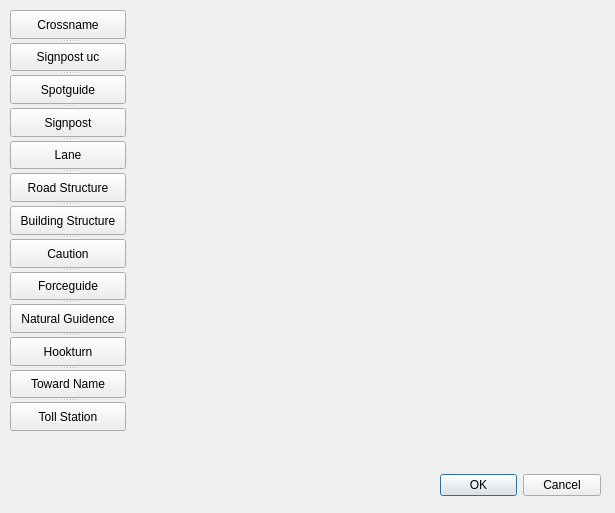
<?xml version="1.0" encoding="UTF-8"?>
<ui version="4.0">
 <class>GuideDlgDesign</class>
 <widget class="QDialog" name="GuideDlgDesign">
  <property name="geometry">
   <rect>
    <x>0</x>
    <y>0</y>
    <width>615</width>
    <height>513</height>
   </rect>
  </property>
  <property name="windowTitle">
   <string>Guide List</string>
  </property>
  <widget class="QSplitter" name="splitter">
   <property name="geometry">
    <rect>
     <x>440</x>
     <y>470</y>
     <width>161</width>
     <height>31</height>
    </rect>
   </property>
   <property name="orientation">
    <enum>Qt::Horizontal</enum>
   </property>
   <widget class="QDialogButtonBox" name="button_box">
    <property name="orientation">
     <enum>Qt::Horizontal</enum>
    </property>
    <property name="standardButtons">
     <set>QDialogButtonBox::Cancel|QDialogButtonBox::Ok</set>
    </property>
   </widget>
  </widget>
  <widget class="QSplitter" name="splitter_2">
   <property name="geometry">
    <rect>
     <x>10</x>
     <y>10</y>
     <width>116</width>
     <height>421</height>
    </rect>
   </property>
   <property name="orientation">
    <enum>Qt::Vertical</enum>
   </property>
   <widget class="QPushButton" name="btnCrossName">
    <property name="text">
     <string>Crossname</string>
    </property>
   </widget>
   <widget class="QPushButton" name="btnSignpostUc">
    <property name="text">
     <string>Signpost uc</string>
    </property>
   </widget>
   <widget class="QPushButton" name="btnSpotguide">
    <property name="text">
     <string>Spotguide</string>
    </property>
   </widget>
   <widget class="QPushButton" name="btnSignpost">
    <property name="text">
     <string>Signpost</string>
    </property>
   </widget>
   <widget class="QPushButton" name="btnLane">
    <property name="text">
     <string>Lane</string>
    </property>
   </widget>
   <widget class="QPushButton" name="btnRoadStructure">
    <property name="text">
     <string>Road Structure</string>
    </property>
   </widget>
   <widget class="QPushButton" name="btnBuildingStructure">
    <property name="text">
     <string>Building Structure</string>
    </property>
   </widget>
   <widget class="QPushButton" name="btnCaution">
    <property name="text">
     <string>Caution</string>
    </property>
   </widget>
   <widget class="QPushButton" name="btnForceguide">
    <property name="text">
     <string>Forceguide</string>
    </property>
   </widget>
   <widget class="QPushButton" name="btnNaturalGuidence">
    <property name="text">
     <string>Natural Guidence</string>
    </property>
   </widget>
   <widget class="QPushButton" name="btnHookturn">
    <property name="text">
     <string>Hookturn</string>
    </property>
   </widget>
   <widget class="QPushButton" name="btnTowardName">
    <property name="text">
     <string>Toward Name</string>
    </property>
   </widget>
   <widget class="QPushButton" name="btnTollStation">
    <property name="text">
     <string>Toll Station</string>
    </property>
   </widget>
  </widget>
 </widget>
 <resources/>
 <connections>
  <connection>
   <sender>button_box</sender>
   <signal>accepted()</signal>
   <receiver>GuideDlgDesign</receiver>
   <slot>accept()</slot>
   <hints>
    <hint type="sourcelabel">
     <x>440</x>
     <y>470</y>
    </hint>
    <hint type="destinationlabel">
     <x>20</x>
     <y>20</y>
    </hint>
   </hints>
  </connection>
  <connection>
   <sender>button_box</sender>
   <signal>rejected()</signal>
   <receiver>GuideDlgDesign</receiver>
   <slot>reject()</slot>
   <hints>
    <hint type="sourcelabel">
     <x>440</x>
     <y>470</y>
    </hint>
    <hint type="destinationlabel">
     <x>20</x>
     <y>20</y>
    </hint>
   </hints>
  </connection>
 </connections>
</ui>
